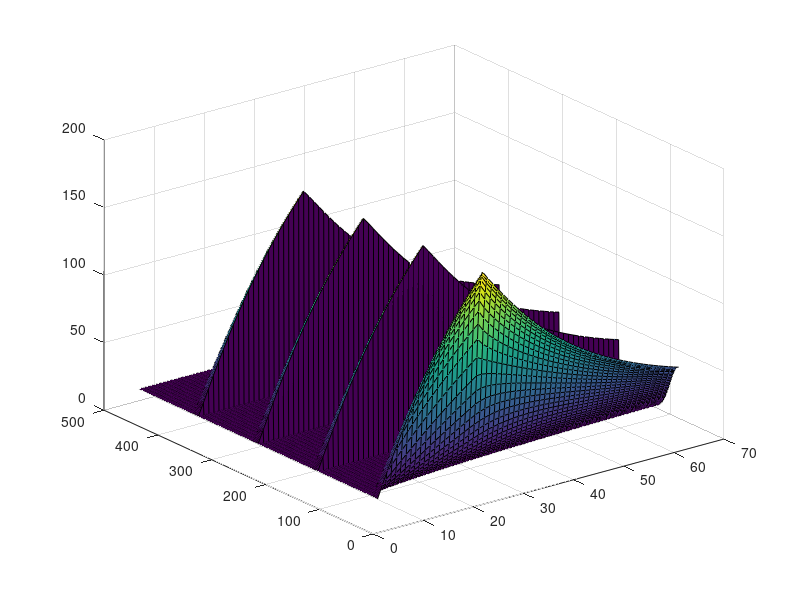

This chart was generated by the following MATLAB code:
clear all; clc;

L = 220E-3;             % total length of domain, m
d = 1.25E-3;            % total thickness of domain, m
w = 22E-3;              % width of plastic film, m
rho = 7850;             % density of material, kg/m3
cp = 435;               % heat capacity, J/kg-K
k = 60;                 % thermal conductivity, W/m-K

T_inf = 25;             % free stream temperature, degC
T_init = T_inf;         % initial temperature, degC
h = 100;                % convective heat transfer coefficient, W/m2-K

delta_t_ON = 10.0;      % time for which laser is switched on, s
q0_laser = 85E+3;       % laser irradiation, W/m2;
t_final = 30.0;         % total simulation time, s

nx = 111;               % number of points in x-direction
ny = 4;                 % number of points in y-direction

nTimes = 61;            % total number of time steps

nTemps = nx * ny;       % number of temperatures at each time step
dt = t_final/(nTimes-1);% time step, s

dx = L/(nx-1);          % discretization length in x-direction, m
dy = d/(ny-1);          % discretization length in y-direction, m

x = 0:dx:L;             % vector of x locations (for plotting), m
y = 0:dy:d;             % vector of y-locations (for plotting), m
t = 0:dt:t_final;       % vector of times (for plotting), m

T = zeros(nTemps, nTimes);
A = zeros(nTemps, nTemps);
B = A;
C = zeros(nTemps, 1);

T(:, 1) = T_init;

for iPoint = 1:nTemps
    if iPoint == 1
        A(iPoint, iPoint+1) = k * dy/ (2 * dx);
        A(iPoint, nx+1) = k * dx/ (2 * dy);
        A(iPoint, 1) = - k * dy/ (2 * dx) - k * dx/ (2 * dy) - h * dx/2 - ...
            rho * cp * (dx/2) * (dy/2)/ dt;
        B(iPoint, iPoint) = - rho * cp * (dx/2) * (dy/2)/ dt;
        C(iPoint) = - h * dx/2 * T_inf;
    elseif iPoint < nx
        A(iPoint, iPoint-1) = k * dy/ (2*dx);
        A(iPoint, iPoint+1) = k * dy/ (2*dx);
        A(iPoint, iPoint+nx) = k * dx/ dy;
        A(iPoint, iPoint) = - k * dy/ (2*dx) - k * dy/ (2*dx) - k * dx/ dy - ...
            h * dx - rho * cp * dx * (dy/2)/ dt;
        B(iPoint, iPoint) = - rho * cp * dx * (dy/2)/ dt;
        C(iPoint) = - h * dx * T_inf;
    elseif iPoint == nx
        A(iPoint, iPoint-1) = k * dy/ (2*dx);
        A(iPoint, 2*nx) = k * dx/ (2*dy);
        A(iPoint, iPoint) = - k * dy/ (2*dx) - k * dx/ (2*dy) - h * dx/2 ...
            - h * dy/2 - rho * cp * (dx/2) * (dy/2)/ dt;
        B(iPoint, iPoint) = - rho * cp * (dx/2) * (dy/2)/ dt;
        C(iPoint) = - h * T_inf * (dx/2 + dy/2);
    elseif ( iPoint == (nx+1) || iPoint == (2*nx+1) )
        A(iPoint, iPoint-nx) = k * dx/ (2 * dy);
        A(iPoint, iPoint+nx) = k * dx/ (2 * dy);
        A(iPoint, iPoint+1) = k * dy/ dx;
        A(iPoint, iPoint) = - k * dx/ (2 * dy) - k * dx/ (2 * dy) - k * dy/ dx...
            - rho * cp * (dx/2) * dy/ dt;
        B(iPoint, iPoint) = - rho * cp * (dx/2) * dy/ dt;
    elseif iPoint < (2*nx)
        A(iPoint, iPoint-1) = k * dy/ dx;
        A(iPoint, iPoint+1) = k * dy/ dx;
        A(iPoint, iPoint - nx) = k * dx/ dy;
        A(iPoint, iPoint + nx) = k * dx/ dy;
        A(iPoint, iPoint) = - k * dy/ dx - k * dy/ dx - k * dx/ dy - ...
            k * dx/ dy - rho * cp * dx * dy/dt;
        B(iPoint, iPoint) = - rho * cp * dx * dy/dt;    
    elseif ( iPoint == (2*nx) || iPoint == (3*nx) )
        A(iPoint, iPoint-nx) = k * dx/ (2*dy);
        A(iPoint, iPoint+nx) = k * dx/ (2*dy);
        A(iPoint, iPoint-1) = k * dy/ dx;
        A(iPoint, iPoint) = - k * dx/ (2*dy) - k * dx/ (2*dy) - ...
            k * dy/ dx - h * dy - rho * cp * (dx/2) * dy/dt;
        B(iPoint, iPoint) = - rho * cp * (dx/2) * dy/dt;
        C(iPoint) = - h * T_inf * dy;
    elseif iPoint < (3*nx)
        A(iPoint, iPoint-1) = k * dy/ dx;
        A(iPoint, iPoint+1) = k * dy/ dx;
        A(iPoint, iPoint - nx) = k * dx/ dy;
        A(iPoint, iPoint + nx) = k * dx/ dy;
        A(iPoint, iPoint) = - k * dy/ dx - k * dy/ dx - k * dx/ dy - ...
            k * dx/ dy - rho * cp * dx * dy/dt;
        B(iPoint, iPoint) = - rho * cp * dx * dy/dt;    
    elseif iPoint == (3*nx+1)
        A(iPoint, iPoint-nx) = k * dx/ (2 * dy);
        A(iPoint, iPoint+1) = k * dy/ dx;
        A(iPoint, iPoint) = - k * dx/ (2 * dy) - k * dy/ dx...
            - rho * cp * (dx/2) * dy/ dt - h * dx/2;
        B(iPoint, iPoint) = - rho * cp * (dx/2) * dy/ dt;
        C(iPoint) = - h * T_inf * dx/2;
    elseif iPoint < 4*nx
        A(iPoint, iPoint-1) = k * dy/ (2*dx);
        A(iPoint, iPoint+1) = k * dy/ (2*dx);
        A(iPoint, iPoint-nx) = k * dx/ dy;
        A(iPoint, iPoint) = - k * dy/ (2*dx) - k * dy/ (2*dx) - k * dx/ dy - ...
            h * dx - rho * cp * dx * (dy/2)/ dt;
        B(iPoint, iPoint) = - rho * cp * dx * (dy/2)/ dt;
        C(iPoint) = - h * dx * T_inf;
    else
        A(iPoint, iPoint-1) = k * dy/ (2*dx);
        A(iPoint, iPoint-nx) = k * dx/ (2*dy);
        A(iPoint, iPoint) = - k * dy/ (2*dx) - k * dx/ (2*dy) - ...
            h * (dx/2) - h * (dy/2) - rho * cp * (dx/2) * (dy/2)/ dt;
        B(iPoint, iPoint) = - rho * cp * (dx/2) * (dy/2)/ dt;
        C(iPoint) = - h * T_inf * (dx/2 + dy/2);
    end
end

for iTime = 1:(nTimes-1)
    C1 = C;
    if t(iTime) <= delta_t_ON
        for iPoint = 1:12
            if ( (iPoint > 1) && (iPoint < 12) )
                C1(iPoint) = C1(iPoint) - q0_laser * dx;
            else
                C1(iPoint) = C1(iPoint) - q0_laser * dx/2;
            end
        end
    end
    T(:,iTime+1) = A \ (B * T(:,iTime)+C1)
end

surf(T)